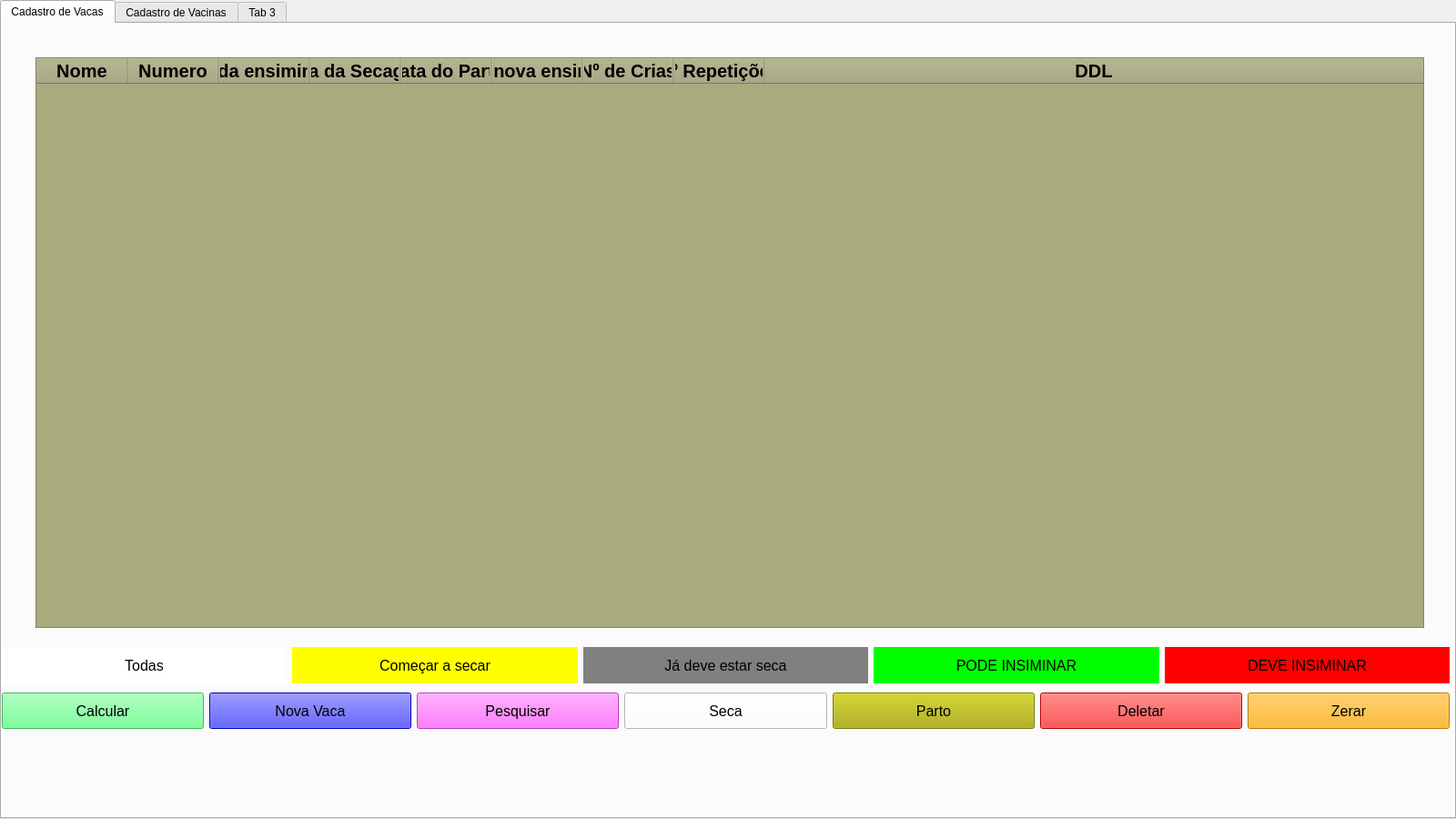
<?xml version="1.0" encoding="UTF-8"?>
<ui version="4.0">
 <class>MainWindow</class>
 <widget class="QMainWindow" name="MainWindow">
  <property name="geometry">
   <rect>
    <x>0</x>
    <y>0</y>
    <width>1600</width>
    <height>900</height>
   </rect>
  </property>
  <property name="windowTitle">
   <string>MainWindow</string>
  </property>
  <widget class="QWidget" name="centralwidget">
   <widget class="QTabWidget" name="tabWidget">
    <property name="geometry">
     <rect>
      <x>0</x>
      <y>0</y>
      <width>1600</width>
      <height>900</height>
     </rect>
    </property>
    <property name="currentIndex">
     <number>0</number>
    </property>
    <widget class="QWidget" name="tab">
     <property name="styleSheet">
      <string notr="true">QTableWidget#tabela{
 margin:auto;
}
QPushButton:hover#parto
{
  font-size: 20px;
}
QPushButton#parto
{
  background-color: rgb(170, 170, 0);
  font-size: 16px;
}
QPushButton#todas_2
{
 background-color: rgb(255, 255, 0);
  border-radius: 0px;
  background-color: rgb(255, 255, 255);
  font-size: 16px;
}
QPushButton:hover#todas_2
{
  font-size: 20px;
}
QPushButton#calcular
{
 background-color: rgb(85, 255, 127);
 font-size: 16px;
}
QPushButton:hover#calcular
{
  font-size: 20px;
}
QPushButton#deletar
{
  background-color: rgb(255, 0, 0);
  font-size: 16px;
}
QPushButton:hover#deletar
{
  font-size: 20px;
}
QPushButton#nova_vaca
{
  background-color: rgb(0, 0, 255);
  font-size: 16px;
}
QPushButton:hover#nova_vaca
{
  font-size: 20px;
}
QPushButton#nova_vaca_2
{
background-color: rgb(255, 255, 0);
border-radius: 0px;
background: rgb(255, 255, 0);
font-size: 16px;
}
QPushButton:hover#nova_vaca_2
{
  font-size: 20px;
}
QPushButton#pesquisar
{
  background-color: rgb(255, 85, 255);
  font-size: 16px;
}
QPushButton:hover#pesquisar
{
  font-size: 20px;
}
QPushButton#pesquisar_2
{
background-color: rgb(255, 0, 0);
border-radius: 0px;
background: rgb(255, 0, 0);
font-size: 16px;
}
QPushButton:hover#pesquisar_2
{
  font-size: 20px;
}
QPushButton#seca
{
  background-color: rgb(255, 255, 255);
  font-size: 16px;
}
QPushButton:hover#seca
{
  font-size: 20px;
}
QPushButton#zarar
{
   background-color: rgb(255, 170, 0);
   font-size: 16px;
}
QPushButton:hover#zarar
{
  font-size: 20px;
}
QPushButton#zerar_2
{
  background-color: rgb(255, 255, 0);
  border-radius: 0px;
  background-color: rgb(255, 255, 255);
  font-size: 16px;
}
QPushButton:hover#zerar_2
{
  font-size: 20px;
}
QPushButton#calcular_3
{
 background-color: rgb(0, 255, 0);
  border-radius: 0px;
  background: rgb(0, 255, 0);
  font-size: 16px;
}
QPushButton#todas
{
  background-color: rgb(255, 255, 255);
  border-radius: 0px;
  background-color: rgb(128, 128, 128);
  font-size: 16px;
}
QPushButton:hover#todas
{
 font-size: 20px;
}
QPushButton:hover#calcular_3
{
 font-size: 20px;
}


</string>
     </property>
     <attribute name="title">
      <string>Cadastro de Vacas</string>
     </attribute>
     <widget class="QTableWidget" name="tabela">
      <property name="geometry">
       <rect>
        <x>0</x>
        <y>0</y>
        <width>1600</width>
        <height>701</height>
       </rect>
      </property>
      <property name="maximumSize">
       <size>
        <width>1600</width>
        <height>900</height>
       </size>
      </property>
      <property name="font">
       <font>
        <pointsize>-1</pointsize>
       </font>
      </property>
      <property name="styleSheet">
       <string notr="true">background-color: rgb(170, 170, 127);
font-size: 13px;
text-align: center;</string>
      </property>
      <property name="sizeAdjustPolicy">
       <enum>QAbstractScrollArea::AdjustToContentsOnFirstShow</enum>
      </property>
      <property name="gridStyle">
       <enum>Qt::NoPen</enum>
      </property>
      <attribute name="horizontalHeaderStretchLastSection">
       <bool>true</bool>
      </attribute>
      <column>
       <property name="text">
        <string>Nome</string>
       </property>
       <property name="font">
        <font>
         <pointsize>15</pointsize>
         <weight>75</weight>
         <bold>true</bold>
        </font>
       </property>
      </column>
      <column>
       <property name="text">
        <string>Numero</string>
       </property>
       <property name="font">
        <font>
         <pointsize>15</pointsize>
         <weight>75</weight>
         <bold>true</bold>
        </font>
       </property>
      </column>
      <column>
       <property name="text">
        <string>Data da ensiminação</string>
       </property>
       <property name="font">
        <font>
         <pointsize>15</pointsize>
         <weight>75</weight>
         <bold>true</bold>
        </font>
       </property>
      </column>
      <column>
       <property name="text">
        <string>Data da Secagem</string>
       </property>
       <property name="font">
        <font>
         <pointsize>15</pointsize>
         <weight>75</weight>
         <bold>true</bold>
        </font>
       </property>
      </column>
      <column>
       <property name="text">
        <string>Data do Parto</string>
       </property>
       <property name="font">
        <font>
         <pointsize>15</pointsize>
         <weight>75</weight>
         <bold>true</bold>
        </font>
       </property>
      </column>
      <column>
       <property name="text">
        <string>Data da nova ensiminação</string>
       </property>
       <property name="font">
        <font>
         <pointsize>15</pointsize>
         <weight>75</weight>
         <bold>true</bold>
        </font>
       </property>
      </column>
      <column>
       <property name="text">
        <string>Nº de Crias</string>
       </property>
       <property name="font">
        <font>
         <pointsize>15</pointsize>
         <weight>75</weight>
         <bold>true</bold>
        </font>
       </property>
      </column>
      <column>
       <property name="text">
        <string>Nº Repetições</string>
       </property>
       <property name="font">
        <font>
         <pointsize>15</pointsize>
         <weight>75</weight>
         <bold>true</bold>
        </font>
       </property>
      </column>
      <column>
       <property name="text">
        <string>DDL</string>
       </property>
       <property name="font">
        <font>
         <pointsize>15</pointsize>
         <weight>75</weight>
         <bold>true</bold>
        </font>
       </property>
      </column>
     </widget>
     <widget class="QWidget" name="horizontalLayoutWidget_2">
      <property name="geometry">
       <rect>
        <x>0</x>
        <y>680</y>
        <width>1591</width>
        <height>51</height>
       </rect>
      </property>
      <layout class="QHBoxLayout" name="horizontalLayout_2">
       <item>
        <widget class="QPushButton" name="todas_2">
         <property name="minimumSize">
          <size>
           <width>100</width>
           <height>30</height>
          </size>
         </property>
         <property name="maximumSize">
          <size>
           <width>600</width>
           <height>40</height>
          </size>
         </property>
         <property name="font">
          <font>
           <pointsize>-1</pointsize>
          </font>
         </property>
         <property name="styleSheet">
          <string notr="true"/>
         </property>
         <property name="text">
          <string>Todas</string>
         </property>
        </widget>
       </item>
       <item>
        <widget class="QPushButton" name="nova_vaca_2">
         <property name="minimumSize">
          <size>
           <width>100</width>
           <height>30</height>
          </size>
         </property>
         <property name="maximumSize">
          <size>
           <width>600</width>
           <height>40</height>
          </size>
         </property>
         <property name="font">
          <font>
           <pointsize>-1</pointsize>
          </font>
         </property>
         <property name="styleSheet">
          <string notr="true"/>
         </property>
         <property name="text">
          <string>Começar a secar</string>
         </property>
        </widget>
       </item>
       <item>
        <widget class="QPushButton" name="todas">
         <property name="maximumSize">
          <size>
           <width>600</width>
           <height>40</height>
          </size>
         </property>
         <property name="font">
          <font>
           <pointsize>-1</pointsize>
          </font>
         </property>
         <property name="styleSheet">
          <string notr="true"/>
         </property>
         <property name="text">
          <string>Já deve estar seca</string>
         </property>
        </widget>
       </item>
       <item>
        <widget class="QPushButton" name="calcular_3">
         <property name="maximumSize">
          <size>
           <width>600</width>
           <height>40</height>
          </size>
         </property>
         <property name="font">
          <font>
           <pointsize>-1</pointsize>
          </font>
         </property>
         <property name="styleSheet">
          <string notr="true"/>
         </property>
         <property name="text">
          <string>PODE INSIMINAR</string>
         </property>
        </widget>
       </item>
       <item>
        <widget class="QPushButton" name="pesquisar_2">
         <property name="maximumSize">
          <size>
           <width>600</width>
           <height>40</height>
          </size>
         </property>
         <property name="font">
          <font>
           <pointsize>-1</pointsize>
          </font>
         </property>
         <property name="styleSheet">
          <string notr="true"/>
         </property>
         <property name="text">
          <string>DEVE INSIMINAR</string>
         </property>
        </widget>
       </item>
      </layout>
     </widget>
     <widget class="QWidget" name="layoutWidget">
      <property name="geometry">
       <rect>
        <x>0</x>
        <y>730</y>
        <width>1591</width>
        <height>51</height>
       </rect>
      </property>
      <layout class="QHBoxLayout" name="horizontalLayout_3">
       <property name="sizeConstraint">
        <enum>QLayout::SetNoConstraint</enum>
       </property>
       <item>
        <widget class="QPushButton" name="calcular">
         <property name="maximumSize">
          <size>
           <width>400</width>
           <height>40</height>
          </size>
         </property>
         <property name="font">
          <font>
           <pointsize>-1</pointsize>
          </font>
         </property>
         <property name="styleSheet">
          <string notr="true"/>
         </property>
         <property name="text">
          <string>Calcular</string>
         </property>
        </widget>
       </item>
       <item>
        <widget class="QPushButton" name="nova_vaca">
         <property name="minimumSize">
          <size>
           <width>100</width>
           <height>30</height>
          </size>
         </property>
         <property name="maximumSize">
          <size>
           <width>400</width>
           <height>40</height>
          </size>
         </property>
         <property name="font">
          <font>
           <pointsize>-1</pointsize>
          </font>
         </property>
         <property name="styleSheet">
          <string notr="true"/>
         </property>
         <property name="text">
          <string>Nova Vaca</string>
         </property>
        </widget>
       </item>
       <item>
        <widget class="QPushButton" name="pesquisar">
         <property name="maximumSize">
          <size>
           <width>400</width>
           <height>40</height>
          </size>
         </property>
         <property name="font">
          <font>
           <pointsize>-1</pointsize>
          </font>
         </property>
         <property name="styleSheet">
          <string notr="true"/>
         </property>
         <property name="text">
          <string>Pesquisar</string>
         </property>
        </widget>
       </item>
       <item>
        <widget class="QPushButton" name="seca">
         <property name="maximumSize">
          <size>
           <width>400</width>
           <height>40</height>
          </size>
         </property>
         <property name="font">
          <font>
           <pointsize>-1</pointsize>
          </font>
         </property>
         <property name="styleSheet">
          <string notr="true"/>
         </property>
         <property name="text">
          <string>Seca</string>
         </property>
        </widget>
       </item>
       <item>
        <widget class="QPushButton" name="parto">
         <property name="maximumSize">
          <size>
           <width>400</width>
           <height>40</height>
          </size>
         </property>
         <property name="font">
          <font>
           <pointsize>-1</pointsize>
          </font>
         </property>
         <property name="styleSheet">
          <string notr="true"/>
         </property>
         <property name="text">
          <string>Parto</string>
         </property>
        </widget>
       </item>
       <item>
        <widget class="QPushButton" name="deletar">
         <property name="minimumSize">
          <size>
           <width>150</width>
           <height>40</height>
          </size>
         </property>
         <property name="maximumSize">
          <size>
           <width>400</width>
           <height>40</height>
          </size>
         </property>
         <property name="font">
          <font>
           <pointsize>-1</pointsize>
          </font>
         </property>
         <property name="styleSheet">
          <string notr="true"/>
         </property>
         <property name="text">
          <string>Deletar</string>
         </property>
        </widget>
       </item>
       <item>
        <widget class="QPushButton" name="zarar">
         <property name="maximumSize">
          <size>
           <width>400</width>
           <height>40</height>
          </size>
         </property>
         <property name="font">
          <font>
           <pointsize>-1</pointsize>
          </font>
         </property>
         <property name="styleSheet">
          <string notr="true"/>
         </property>
         <property name="text">
          <string>Zerar</string>
         </property>
        </widget>
       </item>
      </layout>
     </widget>
    </widget>
    <widget class="QWidget" name="tab_2">
     <property name="styleSheet">
      <string notr="true">QTableWidget#tabela_2{
 margin:auto;
}</string>
     </property>
     <attribute name="title">
      <string>Cadastro de Vacinas</string>
     </attribute>
     <widget class="QPushButton" name="contar">
      <property name="geometry">
       <rect>
        <x>440</x>
        <y>750</y>
        <width>181</width>
        <height>51</height>
       </rect>
      </property>
      <property name="styleSheet">
       <string notr="true">background-color: rgb(0, 255, 0);</string>
      </property>
      <property name="text">
       <string>Cadastrar nova vacina</string>
      </property>
     </widget>
     <widget class="QTableWidget" name="tabela_2">
      <property name="geometry">
       <rect>
        <x>0</x>
        <y>0</y>
        <width>1601</width>
        <height>651</height>
       </rect>
      </property>
      <property name="sizeAdjustPolicy">
       <enum>QAbstractScrollArea::AdjustToContentsOnFirstShow</enum>
      </property>
      <property name="gridStyle">
       <enum>Qt::SolidLine</enum>
      </property>
      <attribute name="horizontalHeaderCascadingSectionResizes">
       <bool>false</bool>
      </attribute>
      <attribute name="horizontalHeaderStretchLastSection">
       <bool>true</bool>
      </attribute>
      <column>
       <property name="text">
        <string>Nome</string>
       </property>
       <property name="font">
        <font>
         <pointsize>11</pointsize>
         <weight>75</weight>
         <bold>true</bold>
        </font>
       </property>
      </column>
      <column>
       <property name="text">
        <string>Número</string>
       </property>
       <property name="font">
        <font>
         <pointsize>11</pointsize>
         <weight>75</weight>
         <bold>true</bold>
        </font>
       </property>
      </column>
      <column>
       <property name="text">
        <string>Vacina</string>
       </property>
       <property name="font">
        <font>
         <pointsize>11</pointsize>
         <weight>75</weight>
         <bold>true</bold>
        </font>
       </property>
      </column>
      <column>
       <property name="text">
        <string>Data da antiga vacinação</string>
       </property>
       <property name="font">
        <font>
         <pointsize>11</pointsize>
         <weight>75</weight>
         <bold>true</bold>
        </font>
       </property>
      </column>
      <column>
       <property name="text">
        <string>Data que deve ser a proxima vacina</string>
       </property>
       <property name="font">
        <font>
         <pointsize>11</pointsize>
         <weight>75</weight>
         <bold>true</bold>
        </font>
       </property>
      </column>
     </widget>
     <widget class="QWidget" name="horizontalLayoutWidget">
      <property name="geometry">
       <rect>
        <x>0</x>
        <y>690</y>
        <width>1591</width>
        <height>61</height>
       </rect>
      </property>
      <layout class="QHBoxLayout" name="horizontalLayout">
       <item>
        <widget class="QPushButton" name="ibr">
         <property name="minimumSize">
          <size>
           <width>0</width>
           <height>40</height>
          </size>
         </property>
         <property name="font">
          <font>
           <pointsize>14</pointsize>
           <weight>75</weight>
           <bold>true</bold>
          </font>
         </property>
         <property name="styleSheet">
          <string notr="true">background-color: rgb(0, 170, 0);</string>
         </property>
         <property name="text">
          <string>IBR</string>
         </property>
        </widget>
       </item>
       <item>
        <widget class="QPushButton" name="mastite">
         <property name="minimumSize">
          <size>
           <width>0</width>
           <height>40</height>
          </size>
         </property>
         <property name="font">
          <font>
           <pointsize>14</pointsize>
           <weight>75</weight>
           <bold>true</bold>
          </font>
         </property>
         <property name="styleSheet">
          <string notr="true">background-color: rgb(170, 170, 127);</string>
         </property>
         <property name="text">
          <string>Mastite</string>
         </property>
        </widget>
       </item>
       <item>
        <widget class="QPushButton" name="verme">
         <property name="minimumSize">
          <size>
           <width>0</width>
           <height>40</height>
          </size>
         </property>
         <property name="font">
          <font>
           <pointsize>14</pointsize>
           <weight>75</weight>
           <bold>true</bold>
          </font>
         </property>
         <property name="styleSheet">
          <string notr="true">background-color: rgb(255, 170, 0);</string>
         </property>
         <property name="text">
          <string>Desverminar</string>
         </property>
        </widget>
       </item>
      </layout>
     </widget>
     <widget class="QPushButton" name="deletar_2">
      <property name="geometry">
       <rect>
        <x>970</x>
        <y>750</y>
        <width>181</width>
        <height>51</height>
       </rect>
      </property>
      <property name="styleSheet">
       <string notr="true">background-color: rgb(255, 0, 0);</string>
      </property>
      <property name="text">
       <string>Deletar</string>
      </property>
     </widget>
     <widget class="QLabel" name="label">
      <property name="geometry">
       <rect>
        <x>0</x>
        <y>630</y>
        <width>1561</width>
        <height>41</height>
       </rect>
      </property>
      <property name="font">
       <font>
        <pointsize>20</pointsize>
        <weight>75</weight>
        <bold>true</bold>
       </font>
      </property>
      <property name="styleSheet">
       <string notr="true"/>
      </property>
      <property name="text">
       <string>TextLabel</string>
      </property>
      <property name="alignment">
       <set>Qt::AlignCenter</set>
      </property>
     </widget>
    </widget>
    <widget class="QWidget" name="tab_3">
     <attribute name="title">
      <string>Tab 3</string>
     </attribute>
    </widget>
   </widget>
  </widget>
 </widget>
 <tabstops>
  <tabstop>tabela</tabstop>
  <tabstop>todas_2</tabstop>
  <tabstop>nova_vaca_2</tabstop>
  <tabstop>todas</tabstop>
  <tabstop>calcular_3</tabstop>
  <tabstop>pesquisar_2</tabstop>
  <tabstop>calcular</tabstop>
  <tabstop>nova_vaca</tabstop>
  <tabstop>pesquisar</tabstop>
  <tabstop>seca</tabstop>
  <tabstop>parto</tabstop>
  <tabstop>deletar</tabstop>
  <tabstop>zarar</tabstop>
  <tabstop>tabWidget</tabstop>
 </tabstops>
 <resources/>
 <connections/>
</ui>
